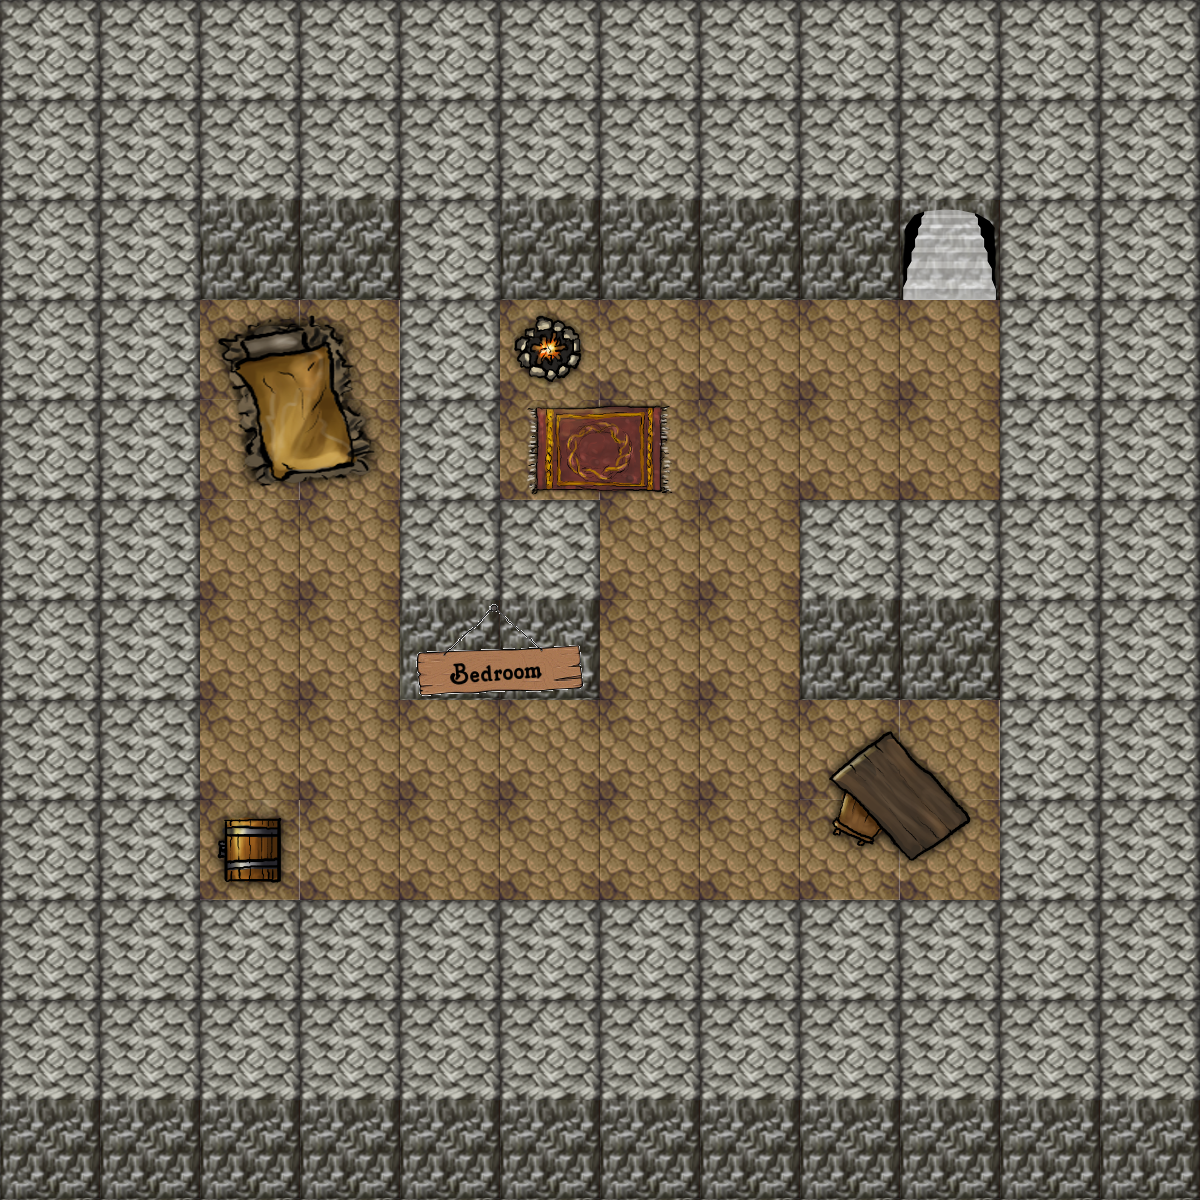

The image is a tile-based game level rendered from a .tmx file. Its description and source (layers, tilesets, objects; grid data summarised) follow:
An orthogonal 12x12 tile map with 100x100 px tiles, 1 tile layer (Map), 3 hidden layers not drawn, 4 tilesets.

<map version="1.0" orientation="orthogonal" renderorder="right-down" width="12" height="12" tilewidth="100" tileheight="100" nextobjectid="1">
 <tileset firstgid="1" name="Map" tilewidth="100" tileheight="100" tilecount="96">
  <image source="TileSheet.png" width="800" height="1200" />
  <tile id="0">
   <properties>
    <property name="FLOOR" value="0" />
   </properties>
  </tile>
  <tile id="1">
   <properties>
    <property name="WALL" value="1" />
   </properties>
  </tile>
  <tile id="4">
   <properties>
    <property name="WALL" value="1" />
   </properties>
  </tile>
  <tile id="5">
   <properties>
    <property name="WALL" value="1" />
   </properties>
  </tile>
  <tile id="6">
   <properties>
    <property name="WALL" value="1" />
   </properties>
  </tile>
  <tile id="7">
   <properties>
    <property name="WALL" value="1" />
   </properties>
  </tile>
  <tile id="9">
   <properties>
    <property name="WALL" value="1" />
   </properties>
  </tile>
  <tile id="10">
   <properties>
    <property name="WALL" value="1" />
   </properties>
  </tile>
  <tile id="12">
   <properties>
    <property name="WALL" value="1" />
   </properties>
  </tile>
  <tile id="13">
   <properties>
    <property name="WALL" value="1" />
   </properties>
  </tile>
  <tile id="14">
   <properties>
    <property name="WALL" value="1" />
   </properties>
  </tile>
  <tile id="15">
   <properties>
    <property name="WALL" value="1" />
   </properties>
  </tile>
  <tile id="17">
   <properties>
    <property name="EXIT" value="3" />
   </properties>
  </tile>
  <tile id="18">
   <properties>
    <property name="WALL" value="1" />
   </properties>
  </tile>
  <tile id="19">
   <properties>
    <property name="WALL" value="1" />
   </properties>
  </tile>
  <tile id="20">
   <properties>
    <property name="WALL" value="1" />
   </properties>
  </tile>
  <tile id="21">
   <properties>
    <property name="WALL" value="1" />
   </properties>
  </tile>
  <tile id="22">
   <properties>
    <property name="WALL" value="1" />
   </properties>
  </tile>
  <tile id="23">
   <properties>
    <property name="WALL" value="1" />
   </properties>
  </tile>
  <tile id="24">
   <properties>
    <property name="WALL" value="1" />
   </properties>
  </tile>
  <tile id="25">
   <properties>
    <property name="WALL" value="1" />
   </properties>
  </tile>
  <tile id="26">
   <properties>
    <property name="FLOOR" value="0" />
   </properties>
  </tile>
  <tile id="27">
   <properties>
    <property name="FLOOR" value="0" />
   </properties>
  </tile>
  <tile id="28">
   <properties>
    <property name="FLOOR" value="0" />
   </properties>
  </tile>
  <tile id="29">
   <properties>
    <property name="WALL" value="1" />
   </properties>
  </tile>
  <tile id="30">
   <properties>
    <property name="WALL" value="1" />
   </properties>
  </tile>
  <tile id="31">
   <properties>
    <property name="WALL" value="1" />
   </properties>
  </tile>
  <tile id="32">
   <properties>
    <property name="WALL" value="1" />
   </properties>
  </tile>
  <tile id="33">
   <properties>
    <property name="WALL" value="1" />
   </properties>
  </tile>
  <tile id="34">
   <properties>
    <property name="WALL" value="1" />
   </properties>
  </tile>
  <tile id="35">
   <properties>
    <property name="WALL" value="1" />
   </properties>
  </tile>
  <tile id="36">
   <properties>
    <property name="WALL" value="1" />
   </properties>
  </tile>
  <tile id="37">
   <properties>
    <property name="WALL" value="1" />
   </properties>
  </tile>
  <tile id="38">
   <properties>
    <property name="WALL" value="1" />
   </properties>
  </tile>
  <tile id="39">
   <properties>
    <property name="WALL" value="1" />
   </properties>
  </tile>
  <tile id="40">
   <properties>
    <property name="WALL" value="1" />
   </properties>
  </tile>
  <tile id="41">
   <properties>
    <property name="WALL" value="1" />
   </properties>
  </tile>
  <tile id="42">
   <properties>
    <property name="WALL" value="1" />
   </properties>
  </tile>
  <tile id="43">
   <properties>
    <property name="WALL" value="1" />
   </properties>
  </tile>
  <tile id="44">
   <properties>
    <property name="WALL" value="1" />
   </properties>
  </tile>
  <tile id="45">
   <properties>
    <property name="WALL" value="1" />
   </properties>
  </tile>
  <tile id="46">
   <properties>
    <property name="WALL" value="1" />
   </properties>
  </tile>
  <tile id="47">
   <properties>
    <property name="WALL" value="1" />
   </properties>
  </tile>
 </tileset>
 <tileset firstgid="97" source="Characters.tsx" />
 <tileset firstgid="145" source="Items.tsx" />
 <tileset firstgid="193" source="Traps.tsx" />
 <layer name="Map" width="12" height="12">
  <data>[144 cells, 144 non-empty, 18 distinct tile ids]</data>
 </layer>
 <layer name="Entities" width="12" height="12" visible="0">
  <data>[144 cells, 3 non-empty, 3 distinct tile ids]</data>
 </layer>
 <layer name="ThinFog" width="12" height="12" visible="0" opacity="0.9">
  <data>[144 cells, 144 non-empty, 1 distinct tile ids]</data>
 </layer>
 <layer name="ThickFog" width="12" height="12" visible="0">
  <data>[144 cells, 144 non-empty, 1 distinct tile ids]</data>
 </layer>
</map>